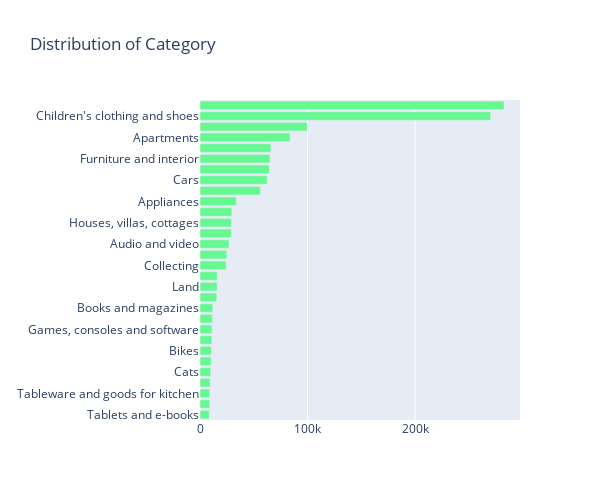

Here is the notebook cell this chart was saved with:
### Markdown cell above
> - In this dataset, maximum number of items are present under "Personal Belonging" parent category equal to about 700K items. 
> - Home and Garden, and Consumer Electronic items are also populated in Avito.
> - Reletively, fewer number of items which are related to Businesses are present (18K)

<a id="5-4"></a>
### 5.4 Lets look at the distribution of Category

### Code cell
_generate_bar_plot_hor(train_df, cols[1], "Distribution of Category", '#66f992', 600, 500, 200, limit=30)

### Figure 1 — Plotly figure (JSON) as saved in the notebook; plotly's stock layout.template omitted (floating-point values rounded to 4 significant figures)
{"data": [{"marker": {"color": "#66f992"}, "orientation": "h", "type": "bar", "x": [8624, 9025, 9076, 9394, 9951, 10297, 10638, 11040, 11167, 11612, 11819, 15566, 16038, 16047, 24346, 24881, 27036, 29198, 29244, 29565, 33705, 56201, 62494, 64385, 65035, 65944, 83670, 99747, 270359, 282753], "y": ["Tablets and e-books", "Plants", "Tableware and goods for kitchen", "Trucks and buses", "Cats", "Laptops", "Bikes", "Other animals", "Games, consoles and software", "Dogs", "Books and magazines", "Watches and jewelry", "Land", "Equipment for business", "Collecting", "Sports and recreation", "Audio and video", "Health and beauty", "Houses, villas, cottages", "Products for computer", "Appliances", "Repair and construction", "Cars", "Offer services", "Furniture and interior", "Phones", "Apartments", "Children's products and toys", "Children's clothing and shoes", "Clothing, shoes, accessories"]}], "layout": {"height": 500, "margin": {"l": 200}, "title": {"text": "Distribution of Category"}, "width": 600}}
